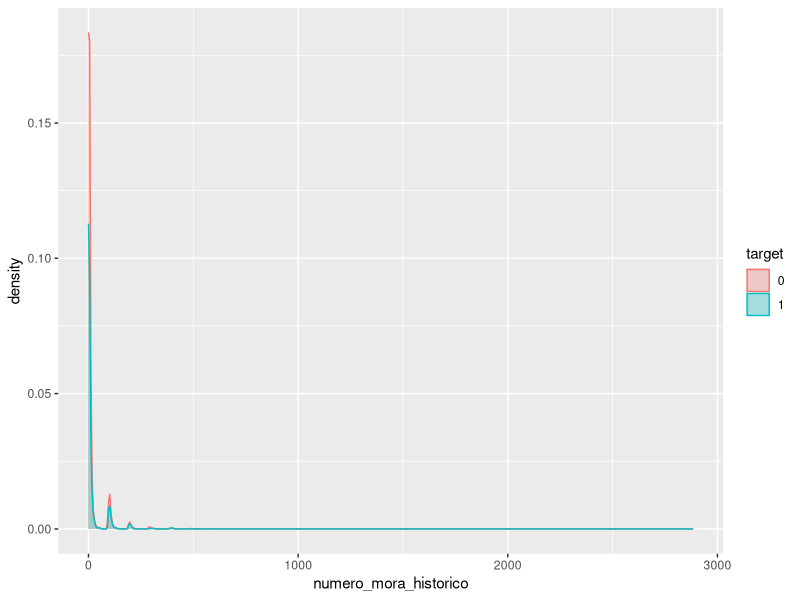
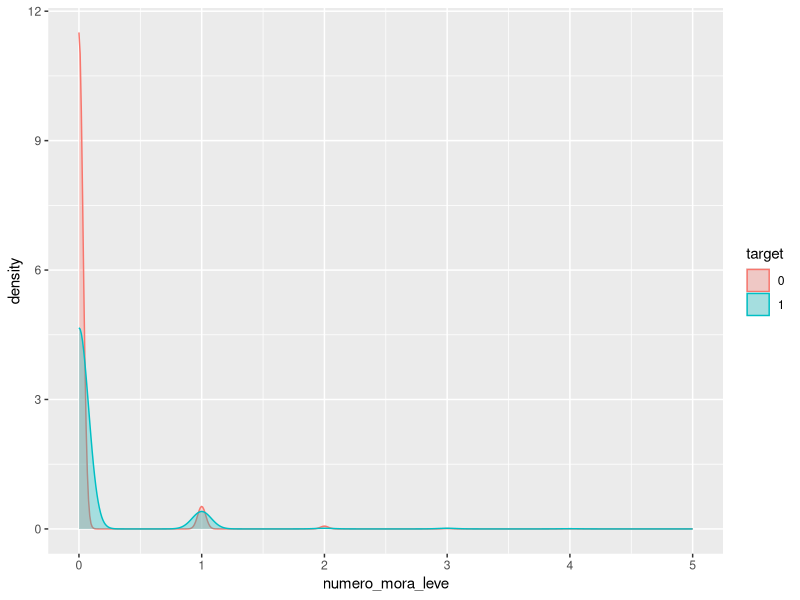
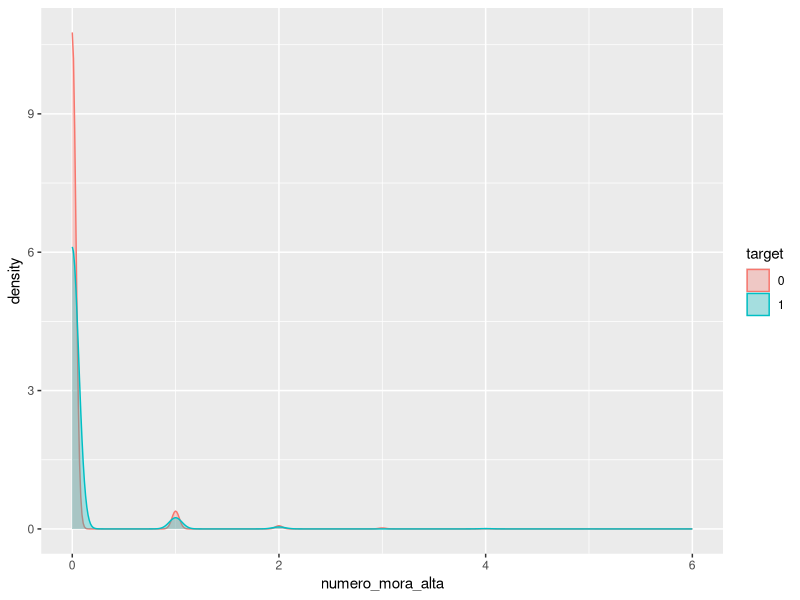
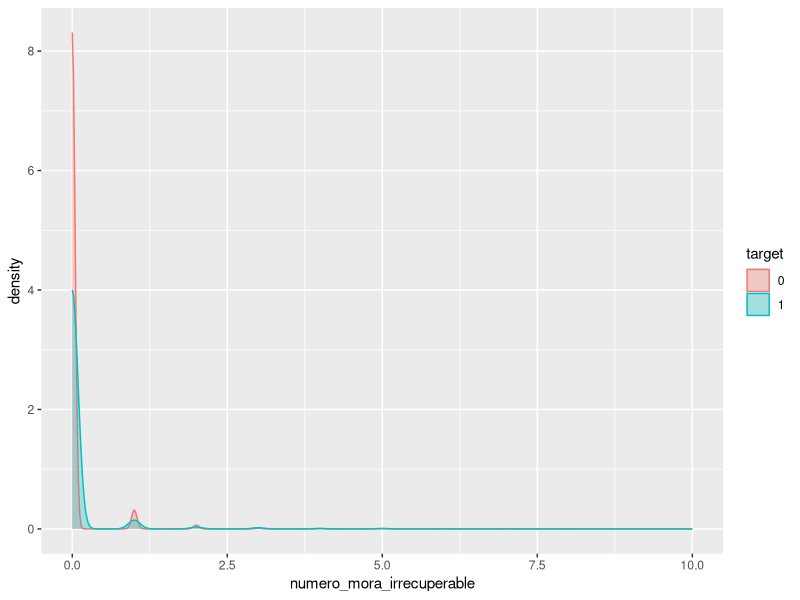
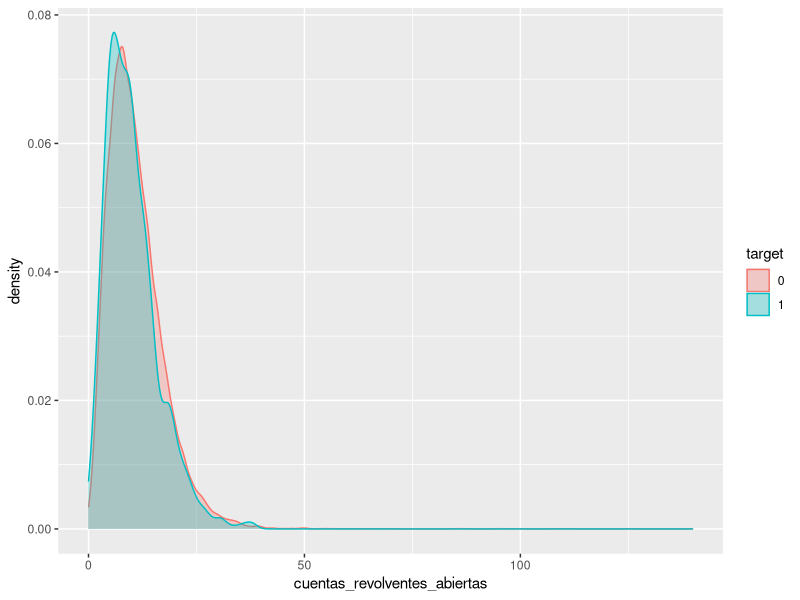
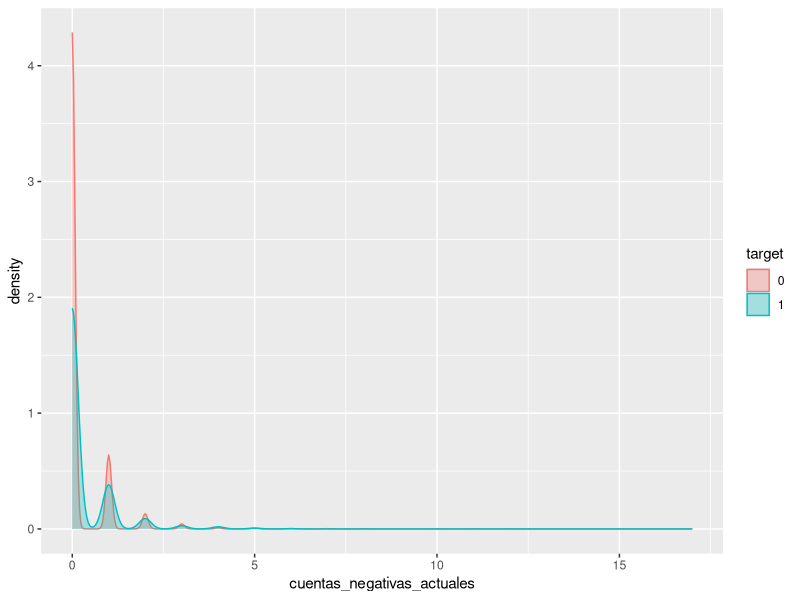
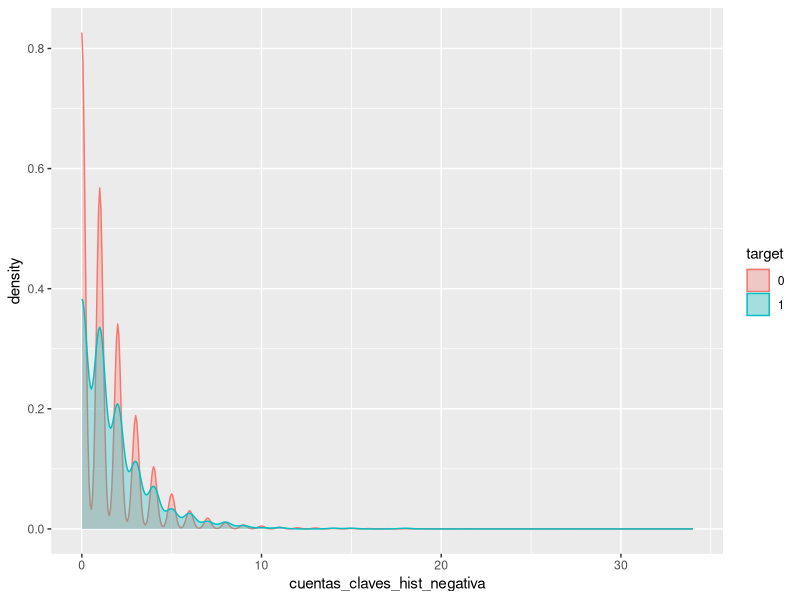
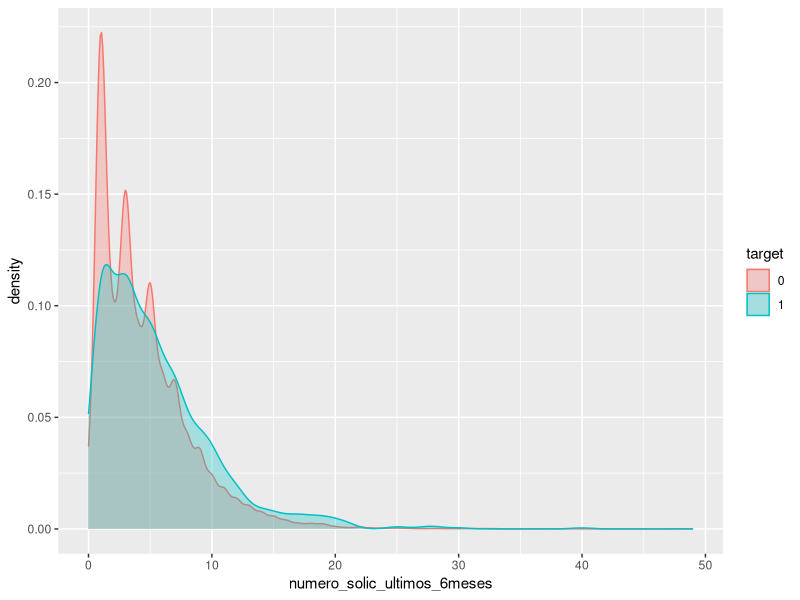

Reproduce these figures in R, in order. (Note: this script raises an error after producing the figures.)
## ---- chunk 1
knitr::opts_chunk$set(echo = TRUE)
library(ggplot2)
library(class)
library(ggthemes)
library(gridExtra)
#library(remotes)
#install_version("ElemStatLearn")
## ---- chunk 2
data <- read.csv("dataset.csv")

colnames(data) <- tolower(colnames(data))

str(data)
## ---- chunk 3
data$target = as.factor(data$target)
summary(data)
## ---- chunk 4
data$ha_tenido_credito_de_consumo    = as.factor(data$ha_tenido_credito_de_consumo   )
data$ha_tenido_credito_de_materiales = as.factor(data$ha_tenido_credito_de_materiales)
data$ha_tenido_credito_auto          = as.factor(data$ha_tenido_credito_auto         )
data$ha_tenido_tdc                   = as.factor(data$ha_tenido_tdc                  )
data$tiene_cuenta_cobranza           = as.factor(data$tiene_cuenta_cobranza          )
data$tiene_cuenta_banco_xyz          = as.factor(data$tiene_cuenta_banco_xyz         )
data$tiene_cuenta_otro_banco         = as.factor(data$tiene_cuenta_otro_banco        )
data$tiene_cuenta_revolvente         = as.factor(data$tiene_cuenta_revolvente        )
data$tiene_saldo_vencido             = as.factor(data$tiene_saldo_vencido            )
data$tiempo_vida_crediticia          = as.factor(data$tiempo_vida_crediticia         )
str(data)

## ---- chunk 5
vars <- colnames(data)
numericVars <- vars[sapply(data[,vars], class) %in% c('numeric','integer')]
categoricalVars <- setdiff(colnames(data), numericVars)
for (catVar in numericVars){
  if(catVar != 'target') {
    print(
      ggplot(data, aes_string(x=catVar)) + geom_density(aes(group=target, colour=target, fill=target), alpha=0.3)
    )
  }
}
## ---- chunk 6
vars = colnames(data)
numericVars = vars[sapply(data[,vars], class) %in% c('numeric','integer')]
categoricalVars = setdiff(colnames(data), numericVars)
for (catvar in numericVars){
  if(catVar != 'target') {
    g1=ggplot(data, aes_string(y=catvar))+
      geom_boxplot(fill="orange1")+
      coord_flip()+
      labs(y="")+
      theme_base()+
      theme(axis.text.y=element_blank(),axis.ticks.y=element_blank())
    #histogram:
    g2=ggplot(data, aes_string(x=catvar))+
      labs(x=catvar)+
      geom_histogram(color="black", fill="orange")+
      theme_base()+
      theme(axis.title.y=element_blank(),axis.text.y=element_blank(),axis.ticks.y=element_blank())
    print( grid.arrange(g1,g2) )
  }
}
## ---- chunk 7
logReg1 <- glm(target ~ ., data=data, family="binomial")
